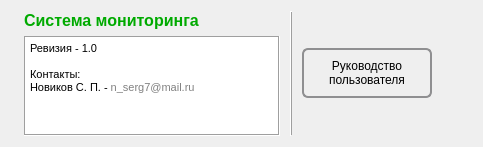
      <widget class="QWidget" name="tab_9">
       <attribute name="title">
        <string>Справка</string>
       </attribute>
       <layout class="QHBoxLayout" name="horizontalLayout_7">
        <item>
         <widget class="QLabel" name="label_26">
          <property name="maximumSize">
           <size>
            <width>120</width>
            <height>120</height>
           </size>
          </property>
          <property name="text">
           <string/>
          </property>
          <property name="textFormat">
           <enum>Qt::AutoText</enum>
          </property>
          <property name="pixmap">
           <pixmap resource="source.qrc">:/img/img/md-stats.png</pixmap>
          </property>
          <property name="scaledContents">
           <bool>true</bool>
          </property>
          <property name="wordWrap">
           <bool>false</bool>
          </property>
         </widget>
        </item>
        <item>
         <layout class="QVBoxLayout" name="verticalLayout_18">
          <item>
           <widget class="QLabel" name="label_28">
            <property name="sizePolicy">
             <sizepolicy hsizetype="Minimum" vsizetype="Minimum">
              <horstretch>0</horstretch>
              <verstretch>0</verstretch>
             </sizepolicy>
            </property>
            <property name="maximumSize">
             <size>
              <width>16777215</width>
              <height>20</height>
             </size>
            </property>
            <property name="text">
             <string>&lt;html&gt;&lt;head/&gt;&lt;body&gt;&lt;p&gt;&lt;span style=&quot; font-size:12pt; font-weight:600; color:#00aa00;&quot;&gt;Система мониторинга&lt;/span&gt;&lt;/p&gt;&lt;/body&gt;&lt;/html&gt;</string>
            </property>
           </widget>
          </item>
          <item>
           <widget class="QTextBrowser" name="textBrowser">
            <property name="sizePolicy">
             <sizepolicy hsizetype="Preferred" vsizetype="Minimum">
              <horstretch>0</horstretch>
              <verstretch>0</verstretch>
             </sizepolicy>
            </property>
            <property name="maximumSize">
             <size>
              <width>16777215</width>
              <height>100</height>
             </size>
            </property>
            <property name="frameShape">
             <enum>QFrame::Box</enum>
            </property>
            <property name="lineWrapMode">
             <enum>QTextEdit::NoWrap</enum>
            </property>
            <property name="html">
             <string>&lt;!DOCTYPE HTML PUBLIC &quot;-//W3C//DTD HTML 4.0//EN&quot; &quot;http://www.w3.org/TR/REC-html40/strict.dtd&quot;&gt;
&lt;html&gt;&lt;head&gt;&lt;meta name=&quot;qrichtext&quot; content=&quot;1&quot; /&gt;&lt;style type=&quot;text/css&quot;&gt;
p, li { white-space: pre-wrap; }
&lt;/style&gt;&lt;/head&gt;&lt;body style=&quot; font-family:'MS Shell Dlg 2'; font-size:9pt; font-weight:400; font-style:normal;&quot;&gt;
&lt;p style=&quot; margin-top:0px; margin-bottom:0px; margin-left:0px; margin-right:0px; -qt-block-indent:0; text-indent:0px;&quot;&gt;&lt;span style=&quot; font-size:8.25pt;&quot;&gt;Ревизия - 1.0&lt;/span&gt;&lt;/p&gt;
&lt;p style=&quot;-qt-paragraph-type:empty; margin-top:0px; margin-bottom:0px; margin-left:0px; margin-right:0px; -qt-block-indent:0; text-indent:0px; font-size:8.25pt;&quot;&gt;&lt;br /&gt;&lt;/p&gt;
&lt;p style=&quot; margin-top:0px; margin-bottom:0px; margin-left:0px; margin-right:0px; -qt-block-indent:0; text-indent:0px;&quot;&gt;&lt;span style=&quot; font-size:8.25pt;&quot;&gt;Контакты:&lt;/span&gt;&lt;/p&gt;
&lt;p style=&quot; margin-top:0px; margin-bottom:0px; margin-left:0px; margin-right:0px; -qt-block-indent:0; text-indent:0px;&quot;&gt;&lt;span style=&quot; font-size:8.25pt;&quot;&gt;Новиков С. П. - &lt;/span&gt;&lt;span style=&quot; font-family:'Verdana,sans-serif'; font-size:8pt; color:rgba(0,0,0,0.494118); background-color:#ffffff;&quot;&gt;n_serg7@mail.ru&lt;/span&gt;&lt;/p&gt;
&lt;p style=&quot;-qt-paragraph-type:empty; margin-top:0px; margin-bottom:0px; margin-left:0px; margin-right:0px; -qt-block-indent:0; text-indent:0px; font-family:'Verdana,sans-serif'; font-size:8pt; color:rgba(0,0,0,0.494118);&quot;&gt;&lt;br /&gt;&lt;/p&gt;&lt;/body&gt;&lt;/html&gt;</string>
            </property>
           </widget>
          </item>
         </layout>
        </item>
        <item>
         <widget class="QLabel" name="label_27">
          <property name="sizePolicy">
           <sizepolicy hsizetype="Minimum" vsizetype="Minimum">
            <horstretch>0</horstretch>
            <verstretch>0</verstretch>
           </sizepolicy>
          </property>
          <property name="minimumSize">
           <size>
            <width>10</width>
            <height>0</height>
           </size>
          </property>
          <property name="maximumSize">
           <size>
            <width>10</width>
            <height>16777215</height>
           </size>
          </property>
          <property name="frameShape">
           <enum>QFrame::VLine</enum>
          </property>
          <property name="frameShadow">
           <enum>QFrame::Raised</enum>
          </property>
          <property name="text">
           <string/>
          </property>
         </widget>
        </item>
        <item>
         <widget class="QPushButton" name="btn_Manual">
          <property name="sizePolicy">
           <sizepolicy hsizetype="Minimum" vsizetype="Preferred">
            <horstretch>0</horstretch>
            <verstretch>0</verstretch>
           </sizepolicy>
          </property>
          <property name="minimumSize">
           <size>
            <width>130</width>
            <height>30</height>
           </size>
          </property>
          <property name="maximumSize">
           <size>
            <width>130</width>
            <height>50</height>
           </size>
          </property>
          <property name="autoFillBackground">
           <bool>false</bool>
          </property>
          <property name="styleSheet">
           <string notr="true"> QPushButton {
     border: 2px solid #8f8f91;
     border-radius: 6px;
     background-color: qlineargradient(x1: 0, y1: 0, x2: 0, y2: 1,
                                       stop: 0 #f6f7fa, stop: 1 #dadbde);
}
QPushButton:pressed {
     background-color: qlineargradient(x1: 0, y1: 0, x2: 0, y2: 1,
                                       stop: 0 #dadbde, stop: 1 #f6f7fa);
 }
QPushButton:checked{
     background-color: qlineargradient(x1: 0, y1: 0, x2: 1, y2: 1,
                                       stop: 0 #dadbde, stop: 1 #a0a0a4);
 }</string>
          </property>
          <property name="text">
           <string>Руководство
пользователя</string>
          </property>
          <property name="icon">
           <iconset resource="source.qrc">
            <normaloff>:/img/img/manual.png</normaloff>:/img/img/manual.png</iconset>
          </property>
          <property name="iconSize">
           <size>
            <width>20</width>
            <height>20</height>
           </size>
          </property>
          <property name="shortcut">
           <string>F1</string>
          </property>
          <property name="checkable">
           <bool>false</bool>
          </property>
          <property name="checked">
           <bool>false</bool>
          </property>
         </widget>
        </item>
        <item>
         <spacer name="horizontalSpacer_5">
          <property name="orientation">
           <enum>Qt::Horizontal</enum>
          </property>
          <property name="sizeHint" stdset="0">
           <size>
            <width>40</width>
            <height>20</height>
           </size>
          </property>
         </spacer>
        </item>
       </layout>
      </widget>
